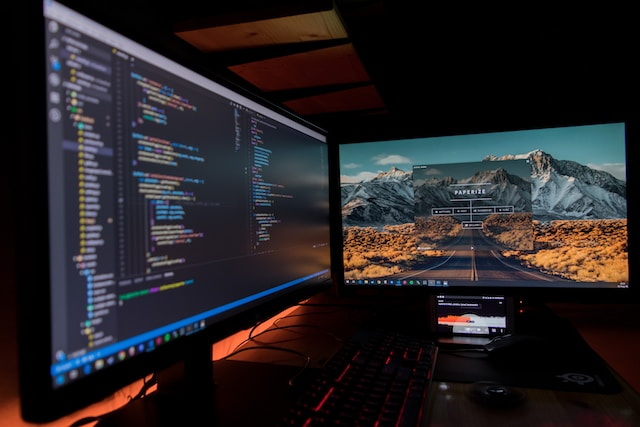
#> input picture Laboratorio 07/devices.jpg, 640 x 427 px, found by its file name
$ python Find_edges.py
#> lines starting #> are read from the running program, lines starting #| are printed output that depends on the picture
from PIL import Image, ImageFilter

img = Image.open('c:/Users/USER/Desktop/Python-labs/Laboratorio 07/devices.jpg')
#> img is the input picture: PIL image 640x427 RGB; mean R, G, B 38.5, 34.4, 37
f = img.filter(ImageFilter.FIND_EDGES)
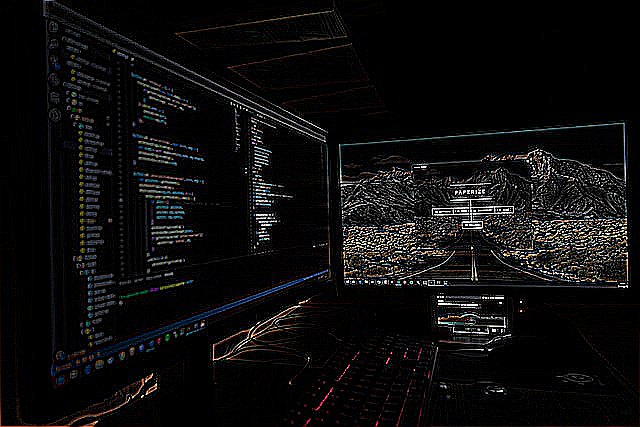
#> f: PIL image 640x427 RGB; mean R, G, B 13.8, 13.3, 13.4
f.show()
